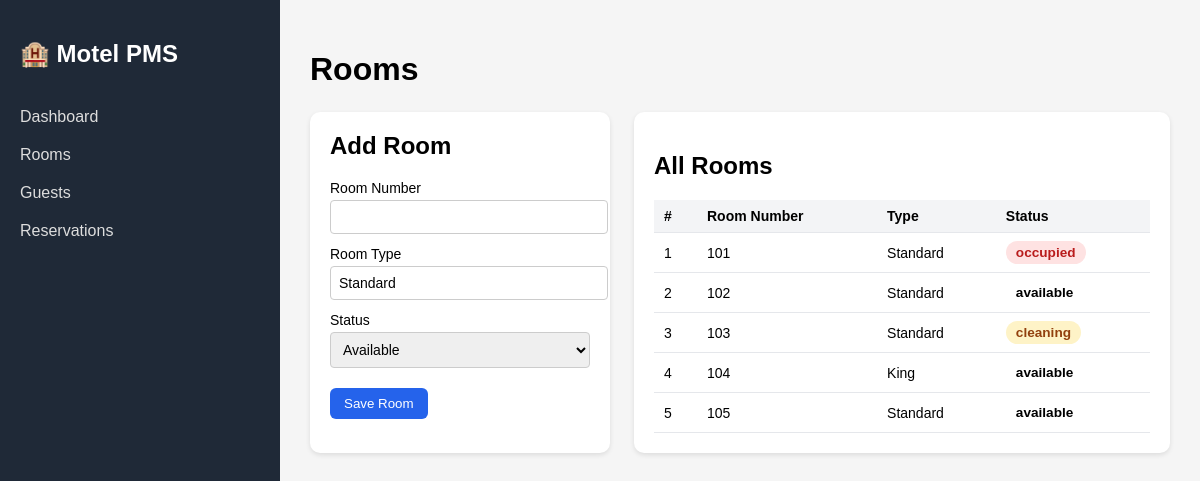
Before: /rooms with the older database file.
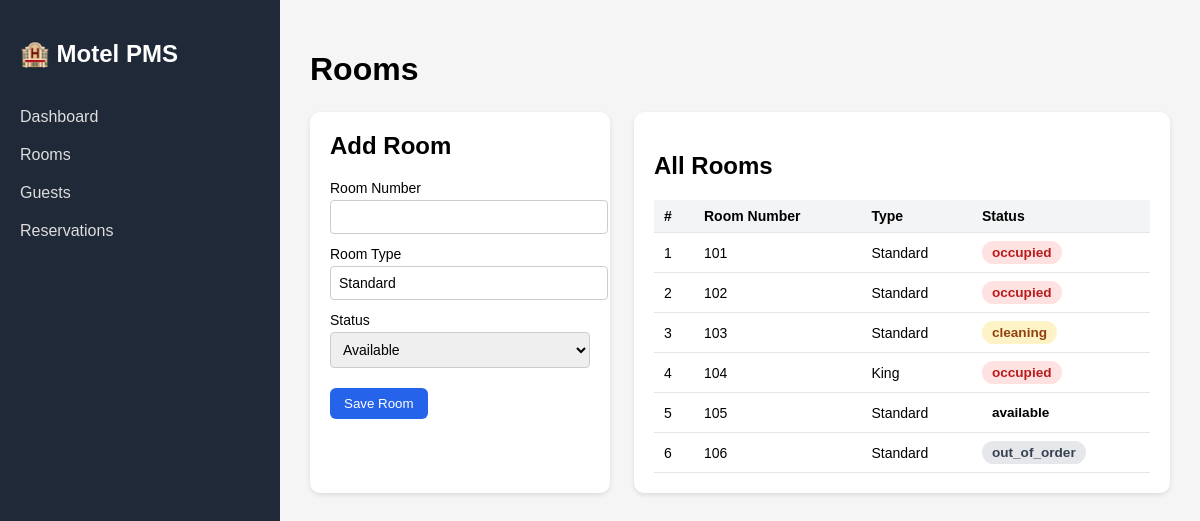
After: the same page with the newer database file.
### app/models.py (models this page shows)
class Room(Base):
    __tablename__ = "rooms"
    id = Column(Integer, primary_key=True, index=True)
    number = Column(String, unique=True, index=True)
    room_type = Column(String)
    status = Column(String, default="available")

### app/main.py (the view)
@app.get("/rooms", response_class=HTMLResponse)
def list_rooms(request: Request, db: Session = Depends(get_db)):
    rooms = db.query(models.Room).order_by(models.Room.number).all()
    return templates.TemplateResponse(
        "rooms.html",
        {
            "request": request,
            "rooms": rooms,
        },
    )

### app/templates/rooms.html (shortened to what this page needs)
{% extends "base.html" %}
{% block content %}
<h1 class="page-title">Rooms</h1>
<div class="rooms-layout">
    <section class="card form-card">
        <h2>Add Room</h2>
        <form method="post" action="/rooms" class="form">
            <label>
                Room Number
                <input type="text" name="number" required>
            </label>
            <label>
                Room Type
                <input type="text" name="room_type" value="Standard">
            </label>
            <label>
                Status
                <select name="status_value">
                    <option value="available">Available</option>
                </select>
            </label>
            <button type="submit" class="btn-primary">Save Room</button>
        </form>
    </section>
    <section class="card">
        <h2>All Rooms</h2>
        {% if rooms %}
        <table class="table">
            <thead>
                <tr>
                    <th>#</th>
                    <th>Room Number</th>
                    <th>Type</th>
                    <th>Status</th>
                </tr>
            </thead>
            <tbody>
                {% for room in rooms %}
                <tr>
                    <td>{{ loop.index }}</td>
                    <td>{{ room.number }}</td>
                    <td>{{ room.room_type }}</td>
                    <td>
                        <span class="status-pill status-{{ room.status }}">
                            {{ room.status }}
                        </span>
                    </td>
                </tr>
                {% endfor %}
            </tbody>
        </table>
        {% else %}
        <p>No rooms yet. Add your first room using the form.</p>
        {% endif %}
    </section>
</div>
{% endblock %}

Changed rows visible on the page:
changed Room (number 2 of 6 on the later page): status "available" → "occupied"
changed Room "King": status "available" → "occupied"
added Room: number "106", room_type "Standard", status "out_of_order"
